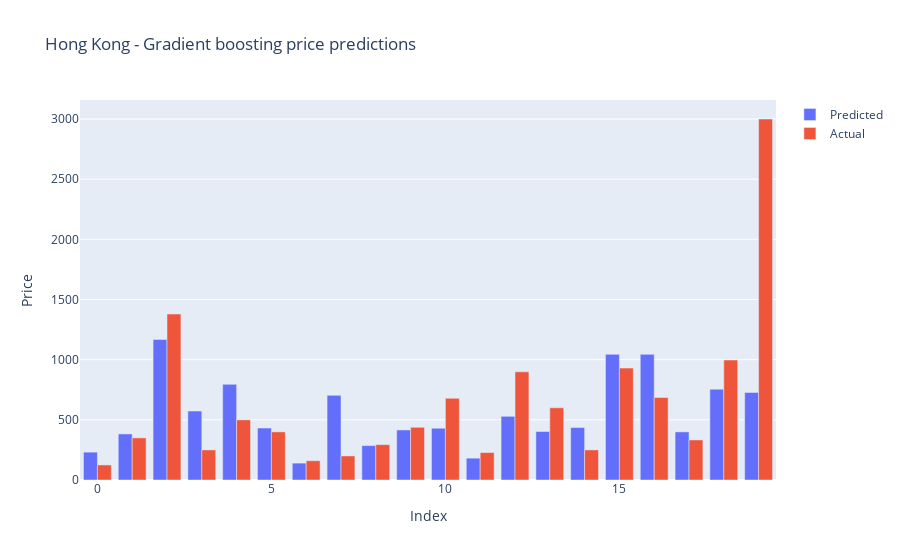

Notebook code cell kept with this figure:
### Code cell
import plotly.graph_objs as go
import plotly.express as px
title=['Pred vs Actual']
fig = go.Figure(data=[
    go.Bar(name='Predicted', x=error_diff1.index, y=error_diff['Predicted Values']),
    go.Bar(name='Actual', x=error_diff1.index, y=error_diff['Actual Values'])
])

fig.update_layout(barmode='group', title="Hong Kong - Gradient boosting price predictions", yaxis = dict(title ="Price"), xaxis =dict(title="Index"))
fig.show()

### Figure 1 — Plotly figure (JSON) as saved in the notebook; plotly's stock layout.template omitted (floating-point values rounded to 4 significant figures; data arrays with more than 128 entries replaced by an {"elided": "..."} marker saying what was removed)
{"data": [{"name": "Predicted", "type": "bar", "x": [0, 1, 2, 3, 4, 5, 6, 7, 8, 9, 10, 11, 12, 13, 14, 15, 16, 17, 18, 19], "y": {"elided": "557 float values"}}, {"name": "Actual", "type": "bar", "x": [0, 1, 2, 3, 4, 5, 6, 7, 8, 9, 10, 11, 12, 13, 14, 15, 16, 17, 18, 19], "y": {"elided": "557 int values"}}], "layout": {"barmode": "group", "title": {"text": "Hong Kong - Gradient boosting price predictions"}, "xaxis": {"title": {"text": "Index"}}, "yaxis": {"title": {"text": "Price"}}}}
